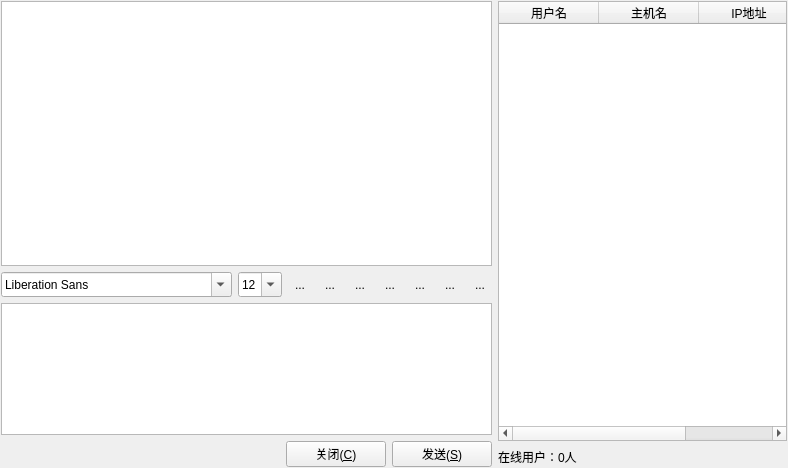
<?xml version="1.0" encoding="UTF-8"?>
<ui version="4.0">
 <class>Widget</class>
 <widget class="QWidget" name="Widget">
  <property name="geometry">
   <rect>
    <x>0</x>
    <y>0</y>
    <width>788</width>
    <height>468</height>
   </rect>
  </property>
  <property name="windowTitle">
   <string>局域网聊天</string>
  </property>
  <layout class="QHBoxLayout" name="horizontalLayout_4">
   <property name="margin">
    <number>1</number>
   </property>
   <item>
    <layout class="QVBoxLayout" name="verticalLayout">
     <property name="spacing">
      <number>6</number>
     </property>
     <property name="sizeConstraint">
      <enum>QLayout::SetDefaultConstraint</enum>
     </property>
     <item>
      <widget class="QTextBrowser" name="textBrowser">
       <property name="sizePolicy">
        <sizepolicy hsizetype="Expanding" vsizetype="Expanding">
         <horstretch>0</horstretch>
         <verstretch>2</verstretch>
        </sizepolicy>
       </property>
       <property name="frameShadow">
        <enum>QFrame::Sunken</enum>
       </property>
       <property name="openExternalLinks">
        <bool>false</bool>
       </property>
      </widget>
     </item>
     <item>
      <layout class="QHBoxLayout" name="horizontalLayout">
       <item>
        <widget class="QFontComboBox" name="fontComboBox">
         <property name="sizePolicy">
          <sizepolicy hsizetype="Fixed" vsizetype="Fixed">
           <horstretch>0</horstretch>
           <verstretch>0</verstretch>
          </sizepolicy>
         </property>
         <property name="minimumSize">
          <size>
           <width>1</width>
           <height>25</height>
          </size>
         </property>
        </widget>
       </item>
       <item>
        <widget class="QComboBox" name="fontsizecomboBox">
         <property name="sizePolicy">
          <sizepolicy hsizetype="Fixed" vsizetype="Maximum">
           <horstretch>0</horstretch>
           <verstretch>0</verstretch>
          </sizepolicy>
         </property>
         <property name="minimumSize">
          <size>
           <width>0</width>
           <height>25</height>
          </size>
         </property>
         <property name="editable">
          <bool>true</bool>
         </property>
         <property name="currentIndex">
          <number>3</number>
         </property>
         <item>
          <property name="text">
           <string>9</string>
          </property>
         </item>
         <item>
          <property name="text">
           <string>10</string>
          </property>
         </item>
         <item>
          <property name="text">
           <string>11</string>
          </property>
         </item>
         <item>
          <property name="text">
           <string>12</string>
          </property>
         </item>
         <item>
          <property name="text">
           <string>13</string>
          </property>
         </item>
         <item>
          <property name="text">
           <string>14</string>
          </property>
         </item>
         <item>
          <property name="text">
           <string>15</string>
          </property>
         </item>
         <item>
          <property name="text">
           <string>16</string>
          </property>
         </item>
         <item>
          <property name="text">
           <string>17</string>
          </property>
         </item>
         <item>
          <property name="text">
           <string>18</string>
          </property>
         </item>
         <item>
          <property name="text">
           <string>19</string>
          </property>
         </item>
         <item>
          <property name="text">
           <string>20</string>
          </property>
         </item>
         <item>
          <property name="text">
           <string>21</string>
          </property>
         </item>
         <item>
          <property name="text">
           <string>22</string>
          </property>
         </item>
        </widget>
       </item>
       <item>
        <widget class="QToolButton" name="textbold">
         <property name="toolTip">
          <string>加粗</string>
         </property>
         <property name="autoFillBackground">
          <bool>false</bool>
         </property>
         <property name="text">
          <string>...</string>
         </property>
         <property name="icon">
          <iconset resource="resource.qrc">
           <normaloff>:/image/textbold.png</normaloff>:/image/textbold.png</iconset>
         </property>
         <property name="iconSize">
          <size>
           <width>24</width>
           <height>24</height>
          </size>
         </property>
         <property name="checkable">
          <bool>true</bool>
         </property>
         <property name="autoRaise">
          <bool>true</bool>
         </property>
        </widget>
       </item>
       <item>
        <widget class="QToolButton" name="textitalic">
         <property name="toolTip">
          <string>倾斜</string>
         </property>
         <property name="autoFillBackground">
          <bool>false</bool>
         </property>
         <property name="text">
          <string>...</string>
         </property>
         <property name="icon">
          <iconset resource="resource.qrc">
           <normaloff>:/image/textitalic.png</normaloff>:/image/textitalic.png</iconset>
         </property>
         <property name="iconSize">
          <size>
           <width>24</width>
           <height>24</height>
          </size>
         </property>
         <property name="checkable">
          <bool>true</bool>
         </property>
         <property name="autoRaise">
          <bool>true</bool>
         </property>
        </widget>
       </item>
       <item>
        <widget class="QToolButton" name="textUnderline">
         <property name="toolTip">
          <string>下划线</string>
         </property>
         <property name="autoFillBackground">
          <bool>false</bool>
         </property>
         <property name="text">
          <string>...</string>
         </property>
         <property name="icon">
          <iconset resource="resource.qrc">
           <normaloff>:/image/textunder.png</normaloff>:/image/textunder.png</iconset>
         </property>
         <property name="iconSize">
          <size>
           <width>24</width>
           <height>24</height>
          </size>
         </property>
         <property name="checkable">
          <bool>true</bool>
         </property>
         <property name="autoRaise">
          <bool>true</bool>
         </property>
        </widget>
       </item>
       <item>
        <widget class="QToolButton" name="textcolor">
         <property name="toolTip">
          <string>字体颜色</string>
         </property>
         <property name="autoFillBackground">
          <bool>false</bool>
         </property>
         <property name="text">
          <string>...</string>
         </property>
         <property name="icon">
          <iconset resource="resource.qrc">
           <normaloff>:/image/textcolor.png</normaloff>:/image/textcolor.png</iconset>
         </property>
         <property name="iconSize">
          <size>
           <width>24</width>
           <height>24</height>
          </size>
         </property>
         <property name="checkable">
          <bool>false</bool>
         </property>
         <property name="autoRaise">
          <bool>true</bool>
         </property>
        </widget>
       </item>
       <item>
        <widget class="QToolButton" name="sendfile">
         <property name="toolTip">
          <string>传送文件</string>
         </property>
         <property name="autoFillBackground">
          <bool>false</bool>
         </property>
         <property name="text">
          <string>...</string>
         </property>
         <property name="icon">
          <iconset resource="resource.qrc">
           <normaloff>:/image/fileopen.png</normaloff>:/image/fileopen.png</iconset>
         </property>
         <property name="iconSize">
          <size>
           <width>24</width>
           <height>24</height>
          </size>
         </property>
         <property name="checkable">
          <bool>false</bool>
         </property>
         <property name="autoRaise">
          <bool>true</bool>
         </property>
        </widget>
       </item>
       <item>
        <widget class="QToolButton" name="save">
         <property name="toolTip">
          <string>保存聊天记录</string>
         </property>
         <property name="autoFillBackground">
          <bool>false</bool>
         </property>
         <property name="text">
          <string>...</string>
         </property>
         <property name="icon">
          <iconset resource="resource.qrc">
           <normaloff>:/image/Floppy.png</normaloff>:/image/Floppy.png</iconset>
         </property>
         <property name="iconSize">
          <size>
           <width>24</width>
           <height>24</height>
          </size>
         </property>
         <property name="checkable">
          <bool>false</bool>
         </property>
         <property name="autoRaise">
          <bool>true</bool>
         </property>
        </widget>
       </item>
       <item>
        <widget class="QToolButton" name="clear">
         <property name="toolTip">
          <string>清空聊天记录</string>
         </property>
         <property name="autoFillBackground">
          <bool>false</bool>
         </property>
         <property name="text">
          <string>...</string>
         </property>
         <property name="icon">
          <iconset resource="resource.qrc">
           <normaloff>:/image/Bin (empty).png</normaloff>:/image/Bin (empty).png</iconset>
         </property>
         <property name="iconSize">
          <size>
           <width>24</width>
           <height>24</height>
          </size>
         </property>
         <property name="checkable">
          <bool>false</bool>
         </property>
         <property name="autoRaise">
          <bool>true</bool>
         </property>
        </widget>
       </item>
      </layout>
     </item>
     <item>
      <widget class="QTextEdit" name="textEdit">
       <property name="sizePolicy">
        <sizepolicy hsizetype="Expanding" vsizetype="Maximum">
         <horstretch>0</horstretch>
         <verstretch>1</verstretch>
        </sizepolicy>
       </property>
       <property name="font">
        <font>
         <family>宋体</family>
         <pointsize>12</pointsize>
        </font>
       </property>
       <property name="html">
        <string>&lt;!DOCTYPE HTML PUBLIC &quot;-//W3C//DTD HTML 4.0//EN&quot; &quot;http://www.w3.org/TR/REC-html40/strict.dtd&quot;&gt;
&lt;html&gt;&lt;head&gt;&lt;meta name=&quot;qrichtext&quot; content=&quot;1&quot; /&gt;&lt;style type=&quot;text/css&quot;&gt;
p, li { white-space: pre-wrap; }
&lt;/style&gt;&lt;/head&gt;&lt;body style=&quot; font-family:'宋体'; font-size:12pt; font-weight:400; font-style:normal;&quot;&gt;
&lt;p style=&quot;-qt-paragraph-type:empty; margin-top:0px; margin-bottom:0px; margin-left:0px; margin-right:0px; -qt-block-indent:0; text-indent:0px;&quot;&gt;&lt;/p&gt;&lt;/body&gt;&lt;/html&gt;</string>
       </property>
      </widget>
     </item>
     <item>
      <layout class="QHBoxLayout" name="horizontalLayout_2">
       <item>
        <spacer name="horizontalSpacer">
         <property name="orientation">
          <enum>Qt::Horizontal</enum>
         </property>
         <property name="sizeHint" stdset="0">
          <size>
           <width>40</width>
           <height>20</height>
          </size>
         </property>
        </spacer>
       </item>
       <item>
        <widget class="QPushButton" name="close">
         <property name="minimumSize">
          <size>
           <width>100</width>
           <height>25</height>
          </size>
         </property>
         <property name="text">
          <string>关闭(&amp;C)</string>
         </property>
        </widget>
       </item>
       <item>
        <widget class="QPushButton" name="send">
         <property name="minimumSize">
          <size>
           <width>100</width>
           <height>25</height>
          </size>
         </property>
         <property name="text">
          <string>发送(&amp;S)</string>
         </property>
        </widget>
       </item>
      </layout>
     </item>
    </layout>
   </item>
   <item>
    <layout class="QGridLayout" name="gridLayout">
     <item row="0" column="0">
      <widget class="QTableWidget" name="tableWidget">
       <property name="toolTip">
        <string>在线用户信息列表</string>
       </property>
       <property name="frameShape">
        <enum>QFrame::StyledPanel</enum>
       </property>
       <property name="editTriggers">
        <set>QAbstractItemView::NoEditTriggers</set>
       </property>
       <property name="selectionMode">
        <enum>QAbstractItemView::SingleSelection</enum>
       </property>
       <property name="selectionBehavior">
        <enum>QAbstractItemView::SelectRows</enum>
       </property>
       <property name="showGrid">
        <bool>false</bool>
       </property>
       <column>
        <property name="text">
         <string>用户名</string>
        </property>
        <property name="icon">
         <iconset>
          <normalon>:/image/User.png</normalon>
         </iconset>
        </property>
       </column>
       <column>
        <property name="text">
         <string>主机名</string>
        </property>
       </column>
       <column>
        <property name="text">
         <string>IP地址</string>
        </property>
       </column>
      </widget>
     </item>
     <item row="1" column="0">
      <layout class="QHBoxLayout" name="horizontalLayout_3">
       <item>
        <widget class="QLabel" name="onlineUser">
         <property name="sizePolicy">
          <sizepolicy hsizetype="Fixed" vsizetype="Preferred">
           <horstretch>0</horstretch>
           <verstretch>0</verstretch>
          </sizepolicy>
         </property>
         <property name="text">
          <string>在线用户：0人</string>
         </property>
        </widget>
       </item>
       <item>
        <spacer name="horizontalSpacer_2">
         <property name="orientation">
          <enum>Qt::Horizontal</enum>
         </property>
         <property name="sizeHint" stdset="0">
          <size>
           <width>30</width>
           <height>20</height>
          </size>
         </property>
        </spacer>
       </item>
      </layout>
     </item>
    </layout>
   </item>
  </layout>
 </widget>
 <layoutdefault spacing="6" margin="11"/>
 <resources>
  <include location="resource.qrc"/>
 </resources>
 <connections/>
</ui>
